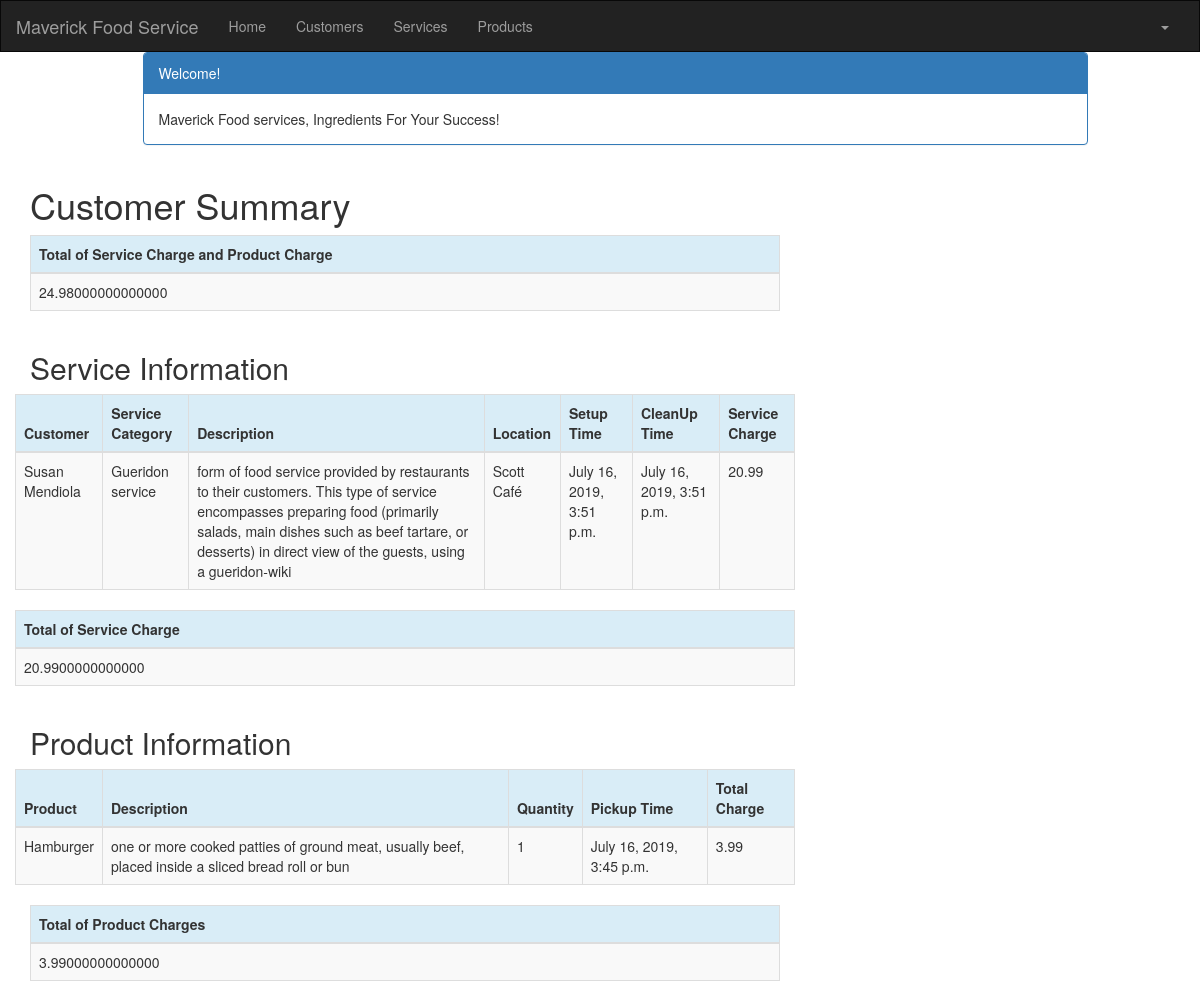
Page /customer/2/summary/ (signed in) on the committed database.
### crm/models.py (models this page shows, shortened)
class Service(models.Model):
    cust_name = models.ForeignKey(Customer, on_delete=models.CASCADE, related_name='services')
    service_category = models.CharField(max_length=100)
    description = models.TextField()
    location = models.CharField(max_length=200)
    setup_time = models.DateTimeField(
        default=timezone.now)
    cleanup_time = models.DateTimeField(
        default=timezone.now)
    service_charge = models.DecimalField(max_digits=10, decimal_places=2)
    created_date = models.DateTimeField(
        default=timezone.now)
    updated_date = models.DateTimeField(auto_now_add=True)

class Customer(models.Model):
    cust_name = models.CharField(max_length=50)
    organization = models.CharField(max_length=100, blank=True)
    role = models.CharField(max_length=100)
    email = models.EmailField(max_length=100)
    bldgroom = models.CharField(max_length=100)
    address = models.CharField(max_length=200)
    account_number = models.IntegerField(blank=False, null=False)
    city = models.CharField(max_length=50)
    state = models.CharField(max_length=50)
    zipcode = models.CharField(max_length=10)
    phone_number = models.CharField(max_length=50)
    created_date = models.DateTimeField(
        default=timezone.now)
    updated_date = models.DateTimeField(auto_now_add=True)
    def __str__(self):
        return str(self.cust_name)

class Product(models.Model):
    cust_name = models.ForeignKey(Customer, on_delete=models.CASCADE, related_name='products')
    product = models.CharField(max_length=100)
    p_description = models.TextField()
    quantity = models.IntegerField()
    pickup_time = models.DateTimeField(
        default=timezone.now)
    charge = models.DecimalField(max_digits=10, decimal_places=2)
    created_date = models.DateTimeField(
        default=timezone.now)
    updated_date = models.DateTimeField(auto_now_add=True)

### crm/views.py (the view)
# urls.py: path('customer/<int:pk>/summary/', views.summary, name='summary'),
@login_required
def summary(request, pk):
    customer = get_object_or_404(Customer, pk=pk)
    customers = Customer.objects.filter(created_date__lte=timezone.now())
    services = Service.objects.filter(cust_name=pk)
    products = Product.objects.filter(cust_name=pk)
    sum_service_charge = Service.objects.filter(cust_name=pk).aggregate(Sum('service_charge'))
    sum_product_charge = Product.objects.filter(cust_name=pk).aggregate(Sum('charge'))
    return render(request, 'crm/summary.html', {'customers': customers,
                                                    'products': products,
                                                    'services': services,
                                                    'sum_service_charge': sum_service_charge,
                                                    'sum_product_charge': sum_product_charge,})

### crm/templates/crm/summary.html (shortened to what this page needs)
<!DOCTYPE html>
{% extends 'crm/base.html' %}
{% block content %}
{% load mathfilters %}
{% load humanize %}
<html lang="en">
<head>
</head>
<div>
<div class="container">
    <div class="row">
        <div class="col-md-10 col-md-offset-1">
            <div class="panel panel-primary">
                <div class="panel-heading">Welcome!</div>
                <div class="panel-body">
                    Maverick Food services, Ingredients For Your Success!
                </div>
            </div>
        </div>
    </div>
</div>
<div class="row">
    <h1 style="padding-left: 15Px">Customer Summary</h1>
</div>
 </div>
        <table class="table table-striped table-bordered table-hover">
        <thead>
            <tr class="bg-info">
                <th>Total of Service Charge and Product Charge</th>
            </tr>
        </thead>
        <tbody>
            <tr>
                <td>{{ sum_product_charge.charge__sum|addition:sum_service_charge.service_charge__sum }}</td>
            </tr>
        </tbody>
        </table>
<div class="row">
        <h2 style="padding-left: 15Px">Service Information</h2>
    </div>
    <div class="row">
        <table class="table table-striped table-bordered table-hover">
            <thead>
            <tr class="bg-info">
                <th>Customer</th>
                <th>Service Category</th>
                <th>Description</th>
                <th>Location</th>
                <th>Setup Time</th>
                <th>CleanUp Time</th>
                <th>Service Charge</th>
            </tr>
            </thead>
            <tbody>
            {% for service in services %}
                <tr>
                    <td>{{ service.cust_name }}</td>
                    <td>{{ service.service_category  }}</td>
                    <td>{{ service.description }}</td>
                    <td>{{ service.location }}</td>
                    <td>{{ service.setup_time  }}</td>
                    <td>{{ service.cleanup_time}}</td>
                    <td>{{ service.service_charge }}</td>
                </tr>
            {% endfor %}
            </tbody>
        </table>
        <table class="table table-striped table-bordered table-hover">
        <thead>
            <tr class="bg-info">
                <th>Total of Service Charge</th>
            </tr>
        </thead>
        <tbody>
            <tr>
                <td>{{ sum_service_charge.service_charge__sum|intcomma }}</td>
            </tr>
        </tbody>
    </table>
    </div>
    <div class="row">
        <h2 style="padding-left: 15Px">Product Information</h2>
    </div>
    <div class="row">
        <table class="table table-striped table-bordered table-hover">
            <thead>
            <tr class="bg-info">
                <th>Product</th>
                <th>Description</th>
                <th>Quantity</th>
                <th>Pickup Time</th>
                <th>Total Charge</th>
            </tr>
            </thead>
            <tbody>
            {% for product in products %}
                <tr>
                    <td>{{ product.product }}</td>
                    <td>{{ product.p_description }}</td>
                    <td>{{ product.quantity|intcomma }}</td>
                    <td>{{ product.pickup_time }}</td>
                    <td>{{ product.charge|intcomma }}</td>
                </tr>
            {% endfor %}
            </tbody>
        </table>
    </div>
        <table class="table table-striped table-bordered table-hover">
        <thead>
            <tr class="bg-info">
                <th>Total of Product Charges</th>
            </tr>
        </thead>
        <tbody>
            <tr>
                <td>{{ sum_product_charge.charge__sum|intcomma }}</td>
            </tr>
        </tbody>
    </table>
</div>
{% endblock %}

### rows in the picture
Service: cust_name "Susan Mendiola", service_category "Gueridon service", description "form of food service provided by restaurants to their customers. This type of service encompasses preparing food (primarily salads, main dishes such as beef tartare, or desserts) in direct view of the guests, using a gueridon-wiki", location "Scott Café", setup_time "July 16, 2019, 3:51 p.m.", cleanup_time "July 16, 2019, 3:51 p.m.", service_charge "20.99"
Product: product "Hamburger", p_description "one or more cooked patties of ground meat, usually beef, placed inside a sliced bread roll or bun", quantity "1", pickup_time "July 16, 2019, 3:45 p.m.", charge "3.99"

### other values in the picture
{{ sum_service_charge.service_charge__sum|intcomma }} "20.9900000000000"
{{ sum_product_charge.charge__sum|intcomma }} "3.99000000000000"
